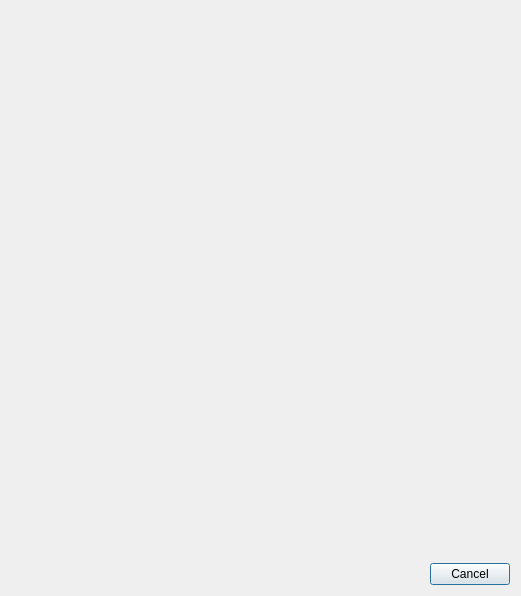
<?xml version="1.0" encoding="UTF-8"?>
<ui version="4.0">
 <class>DlgRealTimeCompare</class>
 <widget class="QDialog" name="DlgRealTimeCompare">
  <property name="geometry">
   <rect>
    <x>0</x>
    <y>0</y>
    <width>521</width>
    <height>596</height>
   </rect>
  </property>
  <property name="windowTitle">
   <string>Dialog</string>
  </property>
  <layout class="QVBoxLayout" name="verticalLayout">
   <item>
    <widget class="GLWidget" name="widget" native="true"/>
   </item>
   <item>
    <widget class="QLabel" name="label">
     <property name="sizePolicy">
      <sizepolicy hsizetype="Preferred" vsizetype="Maximum">
       <horstretch>0</horstretch>
       <verstretch>0</verstretch>
      </sizepolicy>
     </property>
     <property name="font">
      <font>
       <pointsize>14</pointsize>
      </font>
     </property>
     <property name="text">
      <string/>
     </property>
    </widget>
   </item>
   <item>
    <widget class="QDialogButtonBox" name="buttonBox">
     <property name="orientation">
      <enum>Qt::Horizontal</enum>
     </property>
     <property name="standardButtons">
      <set>QDialogButtonBox::Cancel</set>
     </property>
    </widget>
   </item>
  </layout>
 </widget>
 <customwidgets>
  <customwidget>
   <class>GLWidget</class>
   <extends>QWidget</extends>
   <header>facelib/glwidget.h</header>
   <container>1</container>
  </customwidget>
 </customwidgets>
 <resources/>
 <connections>
  <connection>
   <sender>buttonBox</sender>
   <signal>accepted()</signal>
   <receiver>DlgRealTimeCompare</receiver>
   <slot>accept()</slot>
   <hints>
    <hint type="sourcelabel">
     <x>248</x>
     <y>254</y>
    </hint>
    <hint type="destinationlabel">
     <x>157</x>
     <y>274</y>
    </hint>
   </hints>
  </connection>
  <connection>
   <sender>buttonBox</sender>
   <signal>rejected()</signal>
   <receiver>DlgRealTimeCompare</receiver>
   <slot>reject()</slot>
   <hints>
    <hint type="sourcelabel">
     <x>316</x>
     <y>260</y>
    </hint>
    <hint type="destinationlabel">
     <x>286</x>
     <y>274</y>
    </hint>
   </hints>
  </connection>
 </connections>
</ui>
